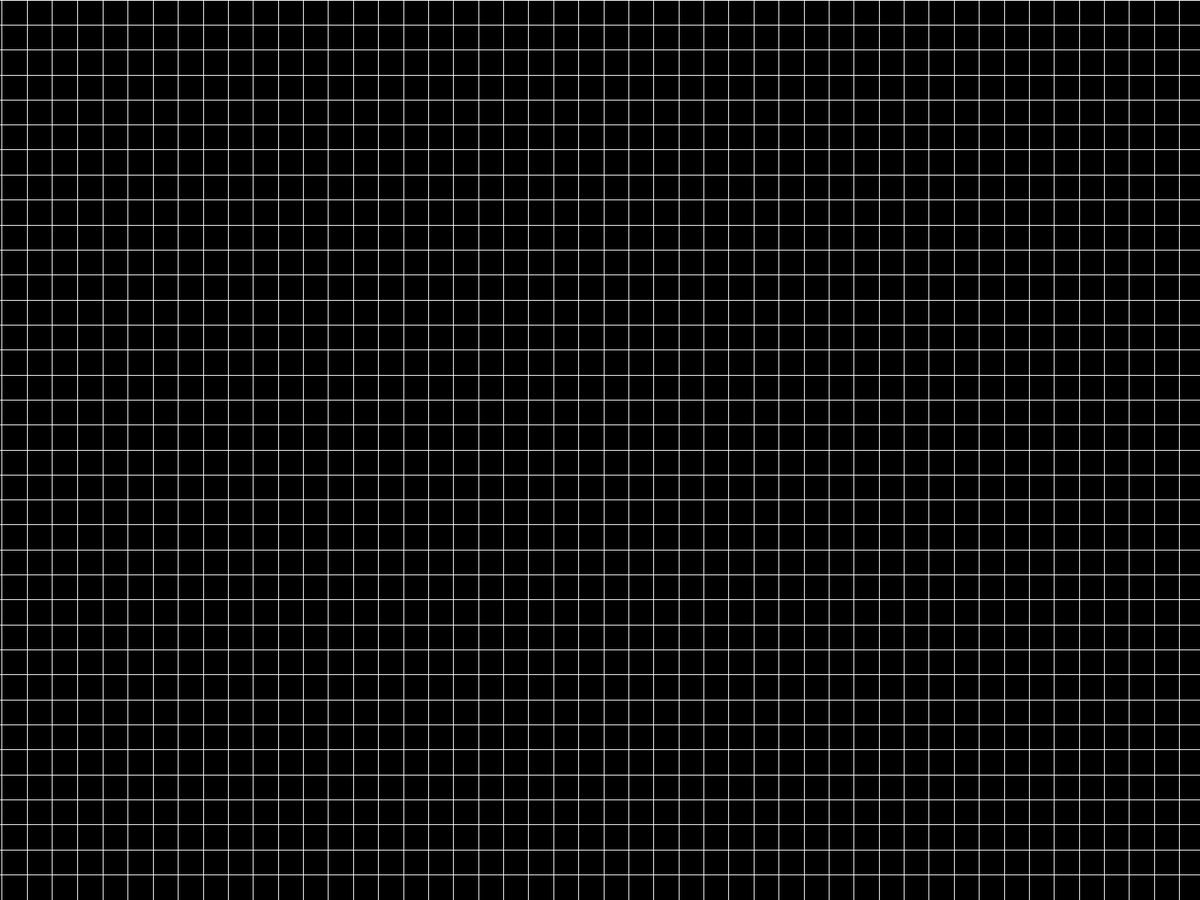
Frame 1 (no input)
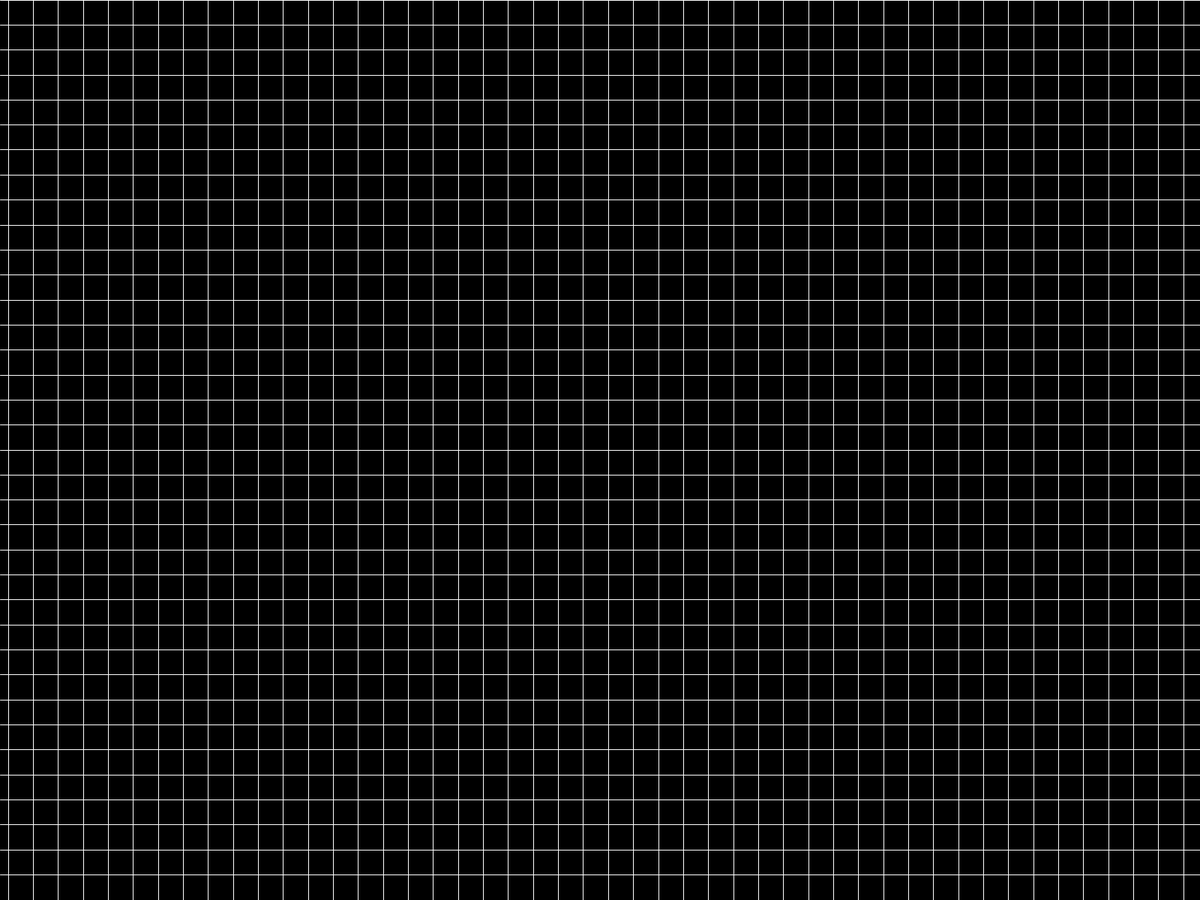
Frame 60 (the mouse pressed at the canvas centre just before this capture)
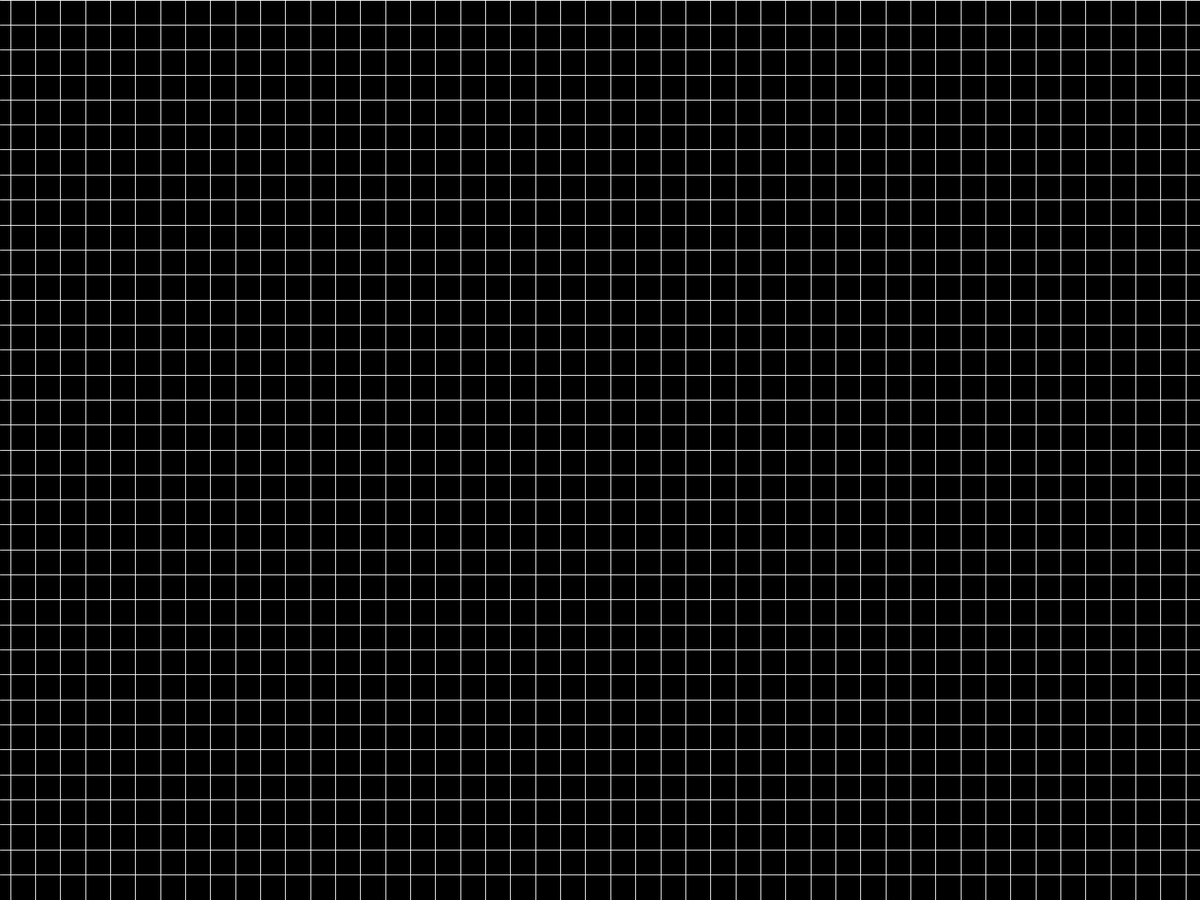
Frame 120 (the mouse held since frame 60 and released just before this capture)

The Processing sketch that drew these frames (run headless with seeded random() and noise(); from frame 60 on, the mouse is pressed at the canvas centre):

// Processing sketch: SimpleGrid
// ── SimpleGrid.pde
/**
 * Constants
 */

/**
 * Values
 */

/**
 * Lifecycle
 */

void setup() {
  //size(1920, 1080);
  // fullScreen();
   fullScreen(2);
  background(0);

}

void draw() {
  background(0);

  noFill();
  stroke(0xFFFFFFFF);
  
  final float numOfVerticalLines = 48f;
  final float squareWidth = width / numOfVerticalLines;

  for (float x = 0f; x <= width; x += squareWidth) {
    final float xOffset = (millis() % 1500) / 1500f * squareWidth;
    line(x + xOffset, 0f, x + xOffset, height);
  }

  for (float y = 0f; y <= height; y += squareWidth) {
    line(0f, y, width, y);
  }
  
  //noStroke();
  //fill(0xFF000000);
  //ellipse(width / 2f, height / 2f, width * 0.2f, height * 0.6f);
}
